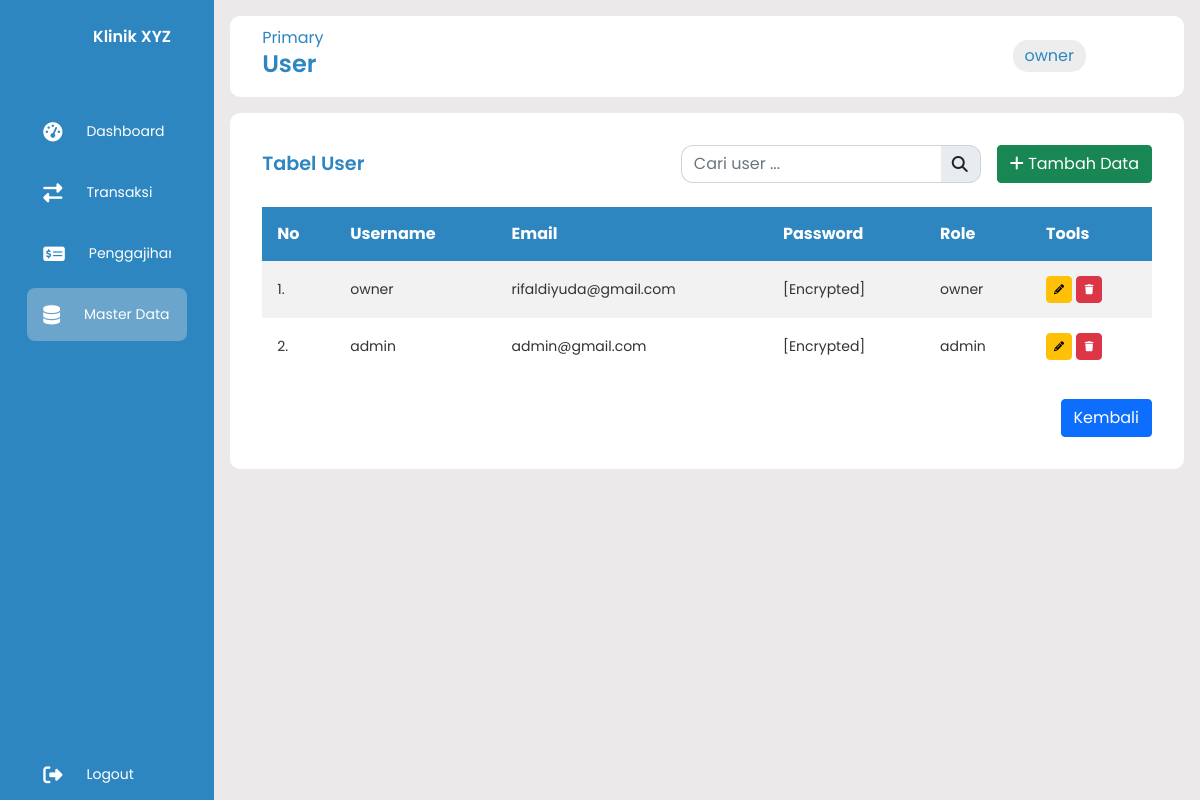
The app's page /asset/master/masterdata.php?page=user (signed in) with its own data.
### tables this page shows
CREATE TABLE `user` (
  `id` int(11) NOT NULL,
  `username` varchar(45) NOT NULL,
  `email` varchar(45) NOT NULL,
  `password` varchar(500) NOT NULL,
  `role` varchar(11) NOT NULL
);

### asset/master/view/user.php (the view, shortened to what this page needs)
<div class="tabular__wrapper">
    <div class="col-md-12 d-flex justify-content-end mb-4" style="gap: 1rem; align-items: center;">
        <div class="header__title text-sm" style="flex:1;">
            <h3 style="font-weight: 600; font-size: 1.2rem; margin-bottom: 0;">Tabel User</h3>
        </div>
        <div class="input-group" style="width: 300px;">
            <input style="border-radius: 12px 0 0 12px; border-right: none;" type="text" name="search" class="form-control" placeholder="Cari user ..." id="searchInput">
            <span class="input-group-text" id="basic-addon1" style="border-radius: 0 12px 12px 0; border-left: none;">
                <i class="fa fa-search" aria-hidden="true"></i>
            </span>
        </div>
        <div class="d-flex justify-content-end">
            <button type="button" class="btn btn-success" data-bs-toggle="modal" data-bs-target="#input">
                <i class="fa fa-plus"></i> Tambah Data
            </button>
        </div>
    </div>
    <div class="table__container" style="max-height: 435px; overflow-y: auto;">
        <div class="table__box" style="max-height: 435px; overflow-y: auto;">
            <table>
                <thead style="position: sticky; top: 0; z-index: 1;">
                    <tr>
                        <th>No</th>
                        <th>Username</th>
                        <th>Email</th>
                        <th>Password</th>
                        <th>Role</th>
                        <th>Tools</th>
                    </tr>
                </thead>
                <tbody id="tindakanTableBody">
                    <?php
                    $query_user = "SELECT * FROM user";
                    $result_user = mysqli_query($conn, $query_user);
                    $no = 1;
                    if (mysqli_num_rows($result_user) > 0) {
                        while ($user_row = mysqli_fetch_assoc($result_user)) { ?>
                            <tr>
                                <td><?= $no++ ?>.</td>
                                <td><?= $user_row['username'] ?></td>
                                <td><?= $user_row['email'] ?></td>
                                <td>
                                    <?php
                                    echo "[Encrypted]";
                                    ?>
                                </td>
                                <td><?= $user_row['role'] ?></td>
                                <td>
                                    <button type="button" class="btn btn-warning" data-bs-toggle="modal" data-bs-target="#edit<?= $user_row['id'] ?>" style="box-shadow: none; font-size: 10px; padding: 5px 7px;">
                                        <i class="fa fa-pencil"></i>
                                    </button>
                                    <a href="app/user/delete.php?id=<?= $user_row['id'] ?>" class="btn btn-danger" style="box-shadow: none; font-size: 10px; padding: 5px 8px;" onclick="return confirmDelete('<?= $user_row['username'] ?>')">
                                        <i class="fa fa-trash"></i>
                                    </a>
                                </td>
                            </tr>
                        <?php }
                    } else { ?>
                        <tr>
                            <td colspan="10" class="text-center">Tidak ada karyawan</td>
                        </tr>
                    <?php } ?>
                </tbody>
            </table>
        </div>
    </div>
    <div class="col-md-12 mt-4 d-flex justify-content-end">
        <a href="masterdata.php" type="submit" class="btn btn-primary">Kembali</a>
    </div>
</div>

### asset/css/index.css (style rules this page uses)
* { margin: 0; padding: 0; border: none; outline: none; box-sizing: border-box; font-family: "Poppins", sans-serif; }
:root { --main-color: rgb(46, 134, 193); }
body { display: flex; }
.header__title { color: var(--main-color); }
.tabular__wrapper { background: #fff; margin-top: 1rem; border-radius: 10px; padding: 2rem; }
.table__container { width: 100%; }
table { width: 100%; border-collapse: collapse; border-radius: 50px; }
thead { background: var(--main-color); color: #fff; }
th { padding: 15px; text-align: left; }
tbody { background: #f2f2f2; }
td { padding: 15px; font-size: 14px; color: #333; }
tr:nth-child(even) { background: #fff; }

### records on screen
user: username "owner", email "rifaldiyuda@gmail.com", role "owner"
user: username "admin", email "admin@gmail.com", role "admin"

### other values on screen
$_GET['page'] "User"
$_SESSION['username'] "owner"
